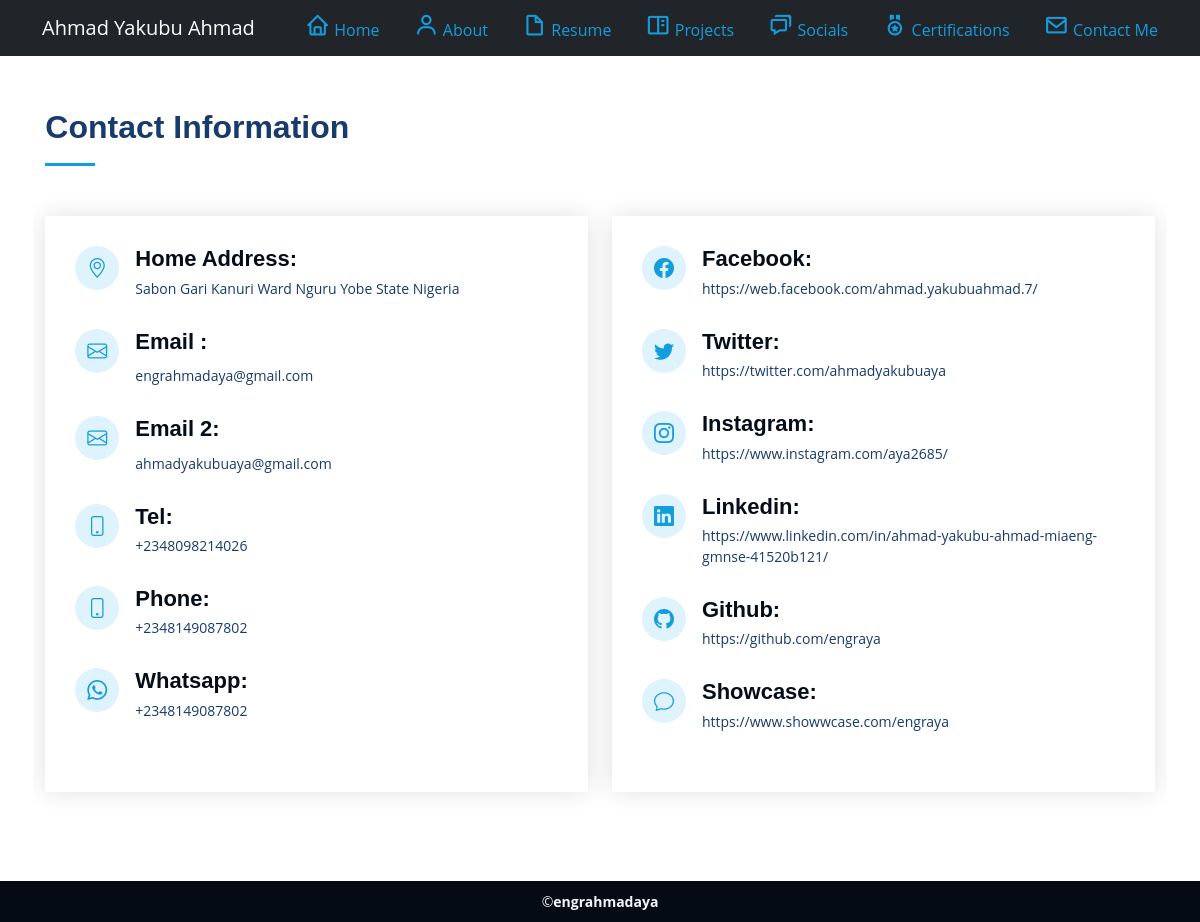
The app's page /socials with its own data.
### baseapp/models.py (models this page shows)
class Social(models.Model):
    facebook = models.URLField(null=True, blank=True)
    twitter = models.URLField(null=True, blank=True)
    instagram = models.URLField(null=True, blank=True)
    linkedin = models.URLField(null=True, blank=True)
    github = models.URLField(null=True, blank=True)
    showcase = models.URLField(null=True, blank=True)
    homeAdress = models.CharField(max_length=200, null=True, blank=True)
    phone1 = models.CharField(max_length=200, null=True, blank=True)
    phone2 = models.CharField(max_length=200, null=True, blank=True)
    primaryEmail = models.EmailField(max_length=200, null=True, blank=True)
    AlternativeEmail = models.EmailField(max_length=200, null=True, blank=True)
    whatsapp = models.CharField(max_length=200, null=True, blank=True)

### baseapp/views.py (the view)
# urls.py: path('socials', views.socials, name="socials"),
def socials(request):
    socials = Social.objects.all()
    context = { 'socials' : socials}
    return render(request, 'baseapp/socials.html', context)

### baseapp/templates/baseapp/socials.html
{% extends 'baseapp/base.html' %}
{% load static %}
{% block content  %}
    <section id="contact" class="contact">
        <div class="container">
          <div class="section-title">
            <h2>Contact Information</h2>
          </div>
          {% for social in socials %}
          <div class="row" data-aos="fade-in">
            <div class="col-lg-6 d-flex align-items-stretch">
              <div class="info">
                <div class="address">
                  <i class="bi bi-geo-alt"></i>
                  <h4>Home Address:</h4>
                  <p>{{social.homeAdress}}</p>
                </div>
                <div class="email">
                  <i class="bi bi-envelope"></i>
                  <h4>Email :</h4>
                  <p>{{social.primaryEmail}}</p>
                </div>
                <div class="email">
                    <i class="bi bi-envelope"></i>
                    <h4>Email 2:</h4>
                    <p>{{social.AlternativeEmail}}</p>
                  </div>
                <div class="tel">
                  <i class="bi bi-phone"></i>
                  <h4>Tel:</h4>
                  <p>{{social.phone2}}</p>
                </div>
                <div class="phone">
                    <i class="bi bi-phone"></i>
                    <h4>Phone:</h4>
                    <p>{{social.phone1}}</p>
                  </div>
                  <div class="whatsapp">
                    <i class="bi bi-whatsapp"></i>
                    <h4>Whatsapp:</h4>
                    <p>{{social.whatsapp}}</p>
                  </div>
              </div>
            </div>
            <div class="col-lg-6 d-flex align-items-stretch">
                <div class="info">
                    <div class="facebook">
                      <i class="bi bi-facebook"></i>
                      <h4>Facebook:</h4>
                      <a href="{{social.facebook}}" target="_blank"><p>{{social.facebook}}</p></a>
                    </div>
                    <div class="twitter">
                      <i class="bi bi-twitter"></i>
                      <h4>Twitter:</h4>
                      <a href="{{social.twitter}}" target="_blank"><p>{{social.twitter}}</p></a>
                    </div>
                    <div class="instagram">
                      <i class="bi bi-instagram"></i>
                      <h4>Instagram:</h4>
                      <a href="{{social.instagram}}" target="_blank"><p>{{social.instagram}}</p></a>
                    </div>
                    <div class="linkedin">
                      <i class="bi bi-linkedin"></i>
                      <h4>Linkedin:</h4>
                      <a href="{{social.linkedin}}" target="_blank"><p>{{social.linkedin}}</p></a>
                    </div>
                    <div class="github">
                      <i class="bi bi-github"></i>
                      <h4>Github:</h4>
                      <a href="{{social.github}}" target="_blank"><p>{{social.github}}</p></a>
                    </div>
                    <div class="showcase">
                      <i class="bi bi-chat"></i>
                      <h4>Showcase:</h4>
                      <a href="{{social.showcase}}" target="_blank"><p>{{social.showcase}}</p></a>
                    </div>
                </div>
              </div>
          </div>
          {% endfor %}
        </div>
      </section>
{% endblock content  %}

### static/assets/css/style.css (style rules this page uses)
body, html { font-family: "Open Sans", sans-serif; color: #272829; }
a { color: #149ddd; text-decoration: none; }
h1, h2, h3, h4, h5, h6 { font-family: "Raleway", sans-serif; }
section { padding: 60px 0; overflow: hidden; }
.section-title { padding-bottom: 30px; }
.section-title h2 { font-size: 32px; font-weight: bold; margin-bottom: 20px; padding-bottom: 20px; position: relative; color: #173b6c; }
.section-title h2::after { content: ""; position: absolute; display: block; width: 50px; height: 3px; background: #149ddd; bottom: 0; left: 0; }
.contact { padding-bottom: 130px; }
.contact .info { padding: 30px; background: #fff; width: 100%; box-shadow: 0 0 24px 0 rgba(0, 0, 0, 0.12); }
.contact .info i { font-size: 20px; color: #149ddd; float: left; width: 44px; height: 44px; background: #dff3fc; display: flex; justify-content: center; align-items: center; border-radius: 50px; transition: all 0.3s ease-in-out; }
.contact .info h4 { padding: 0 0 0 60px; font-size: 22px; font-weight: 600; margin-bottom: 5px; color: #050d18; }
.contact .info p { padding: 0 0 10px 60px; margin-bottom: 20px; font-size: 14px; color: #173b6c; }
.contact .info .email p { padding-top: 5px; }

### records on screen
Social: homeAdress "Sabon Gari Kanuri Ward Nguru Yobe State Nigeria", primaryEmail "engrahmadaya@gmail.com", AlternativeEmail "ahmadyakubuaya@gmail.com", phone2 "+2348098214026", phone1 "+2348149087802", whatsapp "+2348149087802", facebook "https://web.facebook.com/ahmad.yakubuahmad.7/", twitter "https://twitter.com/ahmadyakubuaya", instagram "https://www.instagram.com/aya2685/", linkedin "https://www.linkedin.com/in/ahmad-yakubu-ahmad-miaeng-gmnse-41520b121/", github "https://github.com/engraya", showcase "https://www.showwcase.com/engraya"
